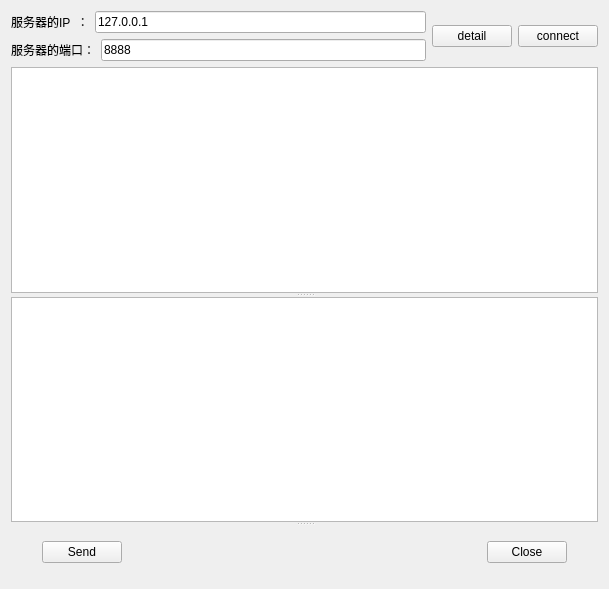
<?xml version="1.0" encoding="UTF-8"?>
<ui version="4.0">
 <class>Widget</class>
 <widget class="QWidget" name="Widget">
  <property name="geometry">
   <rect>
    <x>0</x>
    <y>0</y>
    <width>609</width>
    <height>589</height>
   </rect>
  </property>
  <property name="windowTitle">
   <string>Widget</string>
  </property>
  <layout class="QGridLayout" name="gridLayout">
   <item row="0" column="0">
    <layout class="QHBoxLayout" name="horizontalLayout_3">
     <item>
      <layout class="QVBoxLayout" name="verticalLayout">
       <item>
        <layout class="QHBoxLayout" name="horizontalLayout">
         <item>
          <widget class="QLabel" name="label">
           <property name="text">
            <string>服务器的IP  ：</string>
           </property>
          </widget>
         </item>
         <item>
          <widget class="QLineEdit" name="lineEdit">
           <property name="text">
            <string>127.0.0.1</string>
           </property>
          </widget>
         </item>
        </layout>
       </item>
       <item>
        <layout class="QHBoxLayout" name="horizontalLayout_2">
         <item>
          <widget class="QLabel" name="label_2">
           <property name="text">
            <string>服务器的端口：</string>
           </property>
          </widget>
         </item>
         <item>
          <widget class="QLineEdit" name="lineEdit_2">
           <property name="text">
            <string>8888</string>
           </property>
          </widget>
         </item>
        </layout>
       </item>
      </layout>
     </item>
     <item>
      <widget class="QPushButton" name="detailBtn">
       <property name="text">
        <string>detail</string>
       </property>
      </widget>
     </item>
     <item>
      <widget class="QPushButton" name="pushButton">
       <property name="text">
        <string>connect</string>
       </property>
      </widget>
     </item>
    </layout>
   </item>
   <item row="1" column="0">
    <widget class="QSplitter" name="splitter">
     <property name="orientation">
      <enum>Qt::Vertical</enum>
     </property>
     <widget class="QTextEdit" name="textEditRead">
      <property name="readOnly">
       <bool>true</bool>
      </property>
     </widget>
     <widget class="QTextEdit" name="textEditWrite"/>
     <widget class="QWidget" name="layoutWidget">
      <layout class="QHBoxLayout" name="horizontalLayout_4">
       <item>
        <spacer name="horizontalSpacer">
         <property name="orientation">
          <enum>Qt::Horizontal</enum>
         </property>
         <property name="sizeType">
          <enum>QSizePolicy::Maximum</enum>
         </property>
         <property name="sizeHint" stdset="0">
          <size>
           <width>20</width>
           <height>20</height>
          </size>
         </property>
        </spacer>
       </item>
       <item>
        <widget class="QPushButton" name="pushButton_2">
         <property name="text">
          <string>Send</string>
         </property>
        </widget>
       </item>
       <item>
        <spacer name="horizontalSpacer_2">
         <property name="orientation">
          <enum>Qt::Horizontal</enum>
         </property>
         <property name="sizeHint" stdset="0">
          <size>
           <width>40</width>
           <height>20</height>
          </size>
         </property>
        </spacer>
       </item>
       <item>
        <widget class="QPushButton" name="pushButton_3">
         <property name="text">
          <string>Close</string>
         </property>
        </widget>
       </item>
       <item>
        <spacer name="horizontalSpacer_3">
         <property name="orientation">
          <enum>Qt::Horizontal</enum>
         </property>
         <property name="sizeType">
          <enum>QSizePolicy::Maximum</enum>
         </property>
         <property name="sizeHint" stdset="0">
          <size>
           <width>20</width>
           <height>20</height>
          </size>
         </property>
        </spacer>
       </item>
      </layout>
     </widget>
    </widget>
   </item>
  </layout>
 </widget>
 <layoutdefault spacing="6" margin="11"/>
 <resources/>
 <connections/>
</ui>
